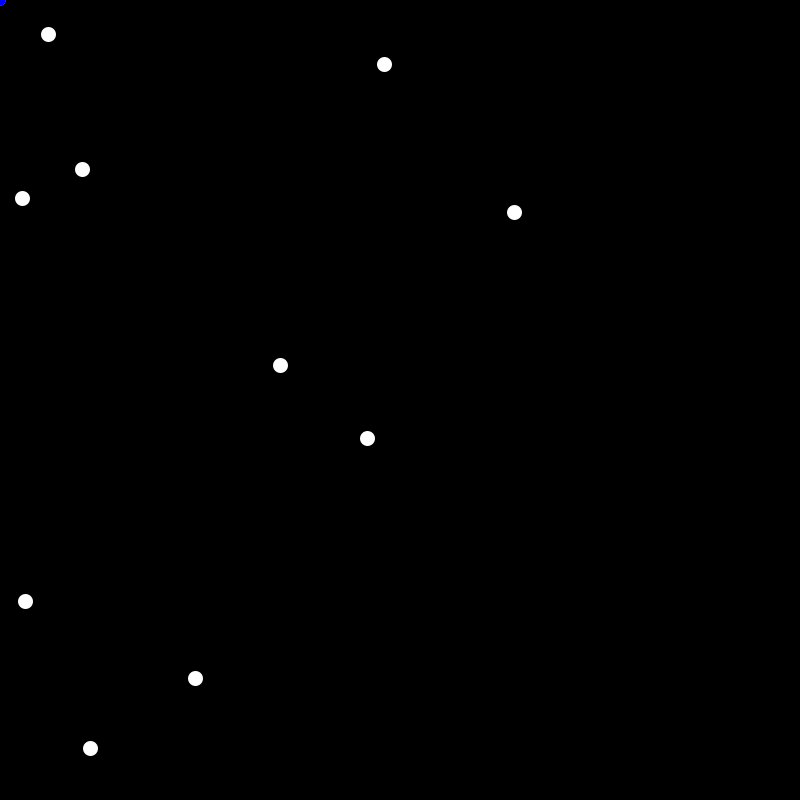
Frame 1 (no input)
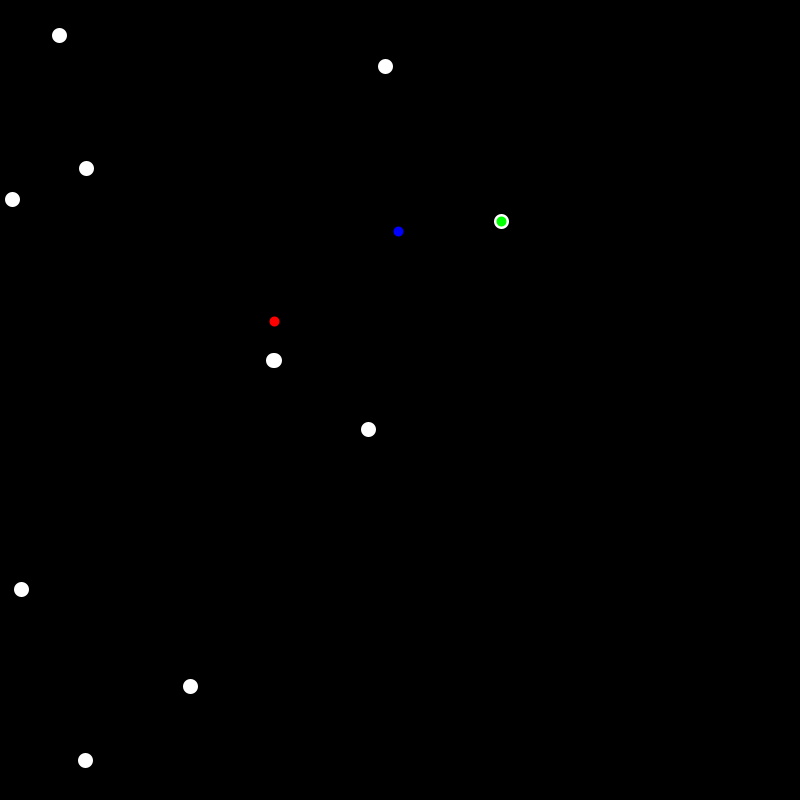
Frame 60 (the mouse pressed at the canvas centre just before this capture)
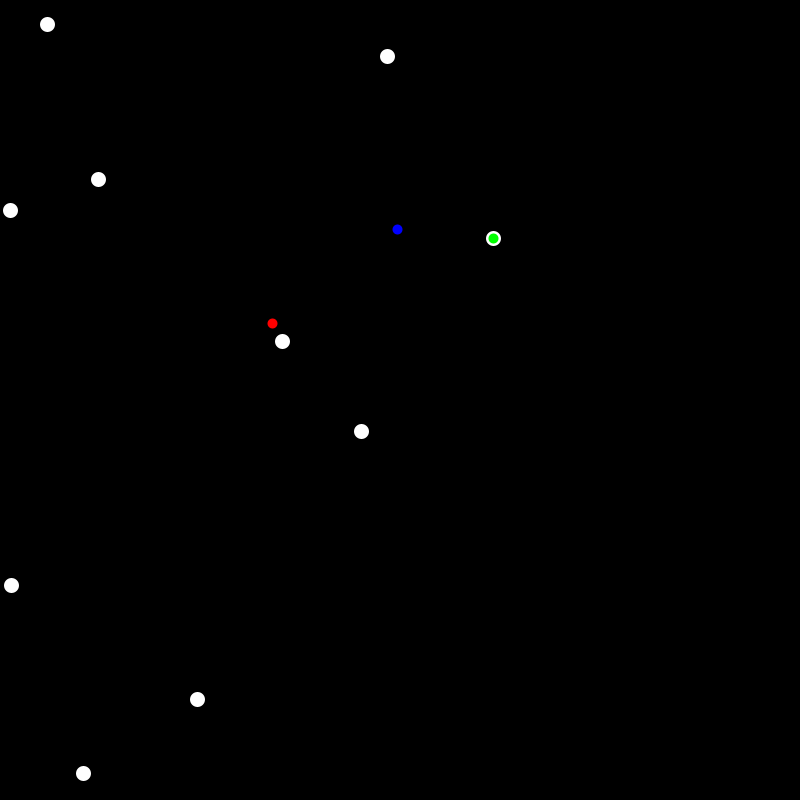
Frame 120 (the mouse held since frame 60 and released just before this capture)

The Processing sketch that drew these frames (run headless with seeded random() and noise(); from frame 60 on, the mouse is pressed at the canvas centre):

// Processing sketch: particle_filter_maths
// ── particle_filter_maths.pde
ParticleFilter filter;

void setup(){
  size(800, 800);
  filter = new ParticleFilter(10);
}

void draw(){
  background(0);
  filter.render();
  filter.update();
}

void keyPressed(){
  filter.randomize();
}

// ── Particle.pde
class Particle{

  PVector pos;
  float weight;
  float normalizedWeight;
  
  float speed = 2;
  
  Particle(){
    pos = new PVector();
  }
  
  PVector getWeightedPosition(){
    return PVector.mult(pos, weight);
  }
  
  PVector getNormalizedWeightedPosition(){
    return PVector.mult(pos, normalizedWeight);
  }
  
  String toString(){
    return "Position: " + pos + ", weight: " + weight + ", weighted pos: " + getWeightedPosition();
  }
  
  void update(){
    pos.x += random(-speed, speed);
    pos.y += random(-speed, speed);
  }
  
}

// ── ParticleFilter.pde
class ParticleFilter{
  Particle [] particles;
  
  float epsilon = 300.0f;
  
  PVector avgPos = new PVector();
  PVector bestPos = new PVector();
  PVector robustPos = new PVector();
  
  ParticleFilter(int initialPopulationSize){
    particles = new Particle[initialPopulationSize];
    for(int i = 0; i < particles.length; i++){
      Particle p = new Particle();
      p.pos.set(random(10, width-10), random(10, height-10));
      p.weight = random(0,1);
      particles[i] = p;
    }
    //println("Un normalized population: ");
    //printAllParticles();
    //println();
    
    //normalizeWeights();
    
    //println("Normalized population: ");
    //printAllParticles();
    //println();
    
    //println("Weighted average position: ");
    //println(getWeightedAvg());
    //println("Best particle: ");
    //println(getBest());
    //println("Robust mean positon given epsilon " + epsilon + ": ");
    //println(getRobustMean());
  }
  
  void render(){
    strokeWeight(15);
    stroke(255);
    for(Particle p : particles) point(p.pos.x, p.pos.y);
    strokeWeight(10);
    stroke(255, 0, 0);
    point(avgPos.x, avgPos.y);
    stroke(0, 255, 0);
    point(bestPos.x, bestPos.y);
    stroke(0, 0, 255);
    point(robustPos.x, robustPos.y);
  }
  
  void randomize(){
    for(int i = 0; i < particles.length; i++){
      Particle p = particles[i];
      p.pos.set(random(10, width-10), random(10, height-10));
      p.weight = random(0,1);
      particles[i] = p;
    }
  }
  
  void normalizeWeights(){
    float totalWeight = 0;
    for(Particle p : particles) totalWeight += p.weight;
    for(Particle p : particles) p.normalizedWeight = p.weight / totalWeight;
  }
  
  void normalizeWeights(Particle[] parts){
    float totalWeight = 0;
    for(Particle p : parts) totalWeight += p.weight;
    for(Particle p : parts) p.normalizedWeight = p.weight / totalWeight;
  }
  
  void normalizeWeights(ArrayList<Particle> parts){
    float totalWeight = 0;
    for(Particle p : parts) totalWeight += p.weight;
    for(Particle p : parts) p.normalizedWeight = p.weight / totalWeight;
  }
  
  void printAllParticles(){
    for(Particle p : particles) println(p);
  }
  
  PVector getWeightedAvg(){
    PVector result = new PVector();
    for(Particle p : particles) result.add(PVector.mult(p.pos, p.normalizedWeight));
    return result;
  }
  
  PVector getWeightedAvg(ArrayList<Particle> parts){
    PVector result = new PVector();
    for(Particle p : parts) result.add(PVector.mult(p.pos, p.normalizedWeight));
    return result;
  }
  
  PVector getBest(){
    PVector best = null;
    float maxWeight = -1;
    for(Particle p : particles) if(p.weight > maxWeight){maxWeight = p.weight; best = p.pos;}
    return best;
  }
  
  PVector getRobustMean(){
    PVector best = getBest();
    ArrayList<Particle>suitableParticles = new ArrayList();
    for(Particle p : particles) if(PVector.dist(p.pos, best) < epsilon) suitableParticles.add(p);
    normalizeWeights(suitableParticles);
    return getWeightedAvg(suitableParticles);
  }
  
  void update(){
    for(Particle p : particles) p.update();
    normalizeWeights(particles);
    avgPos = getWeightedAvg();
    bestPos = getBest();
    robustPos = getRobustMean();
  }
}
